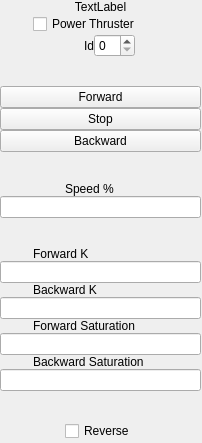
<?xml version="1.0" encoding="UTF-8"?>
<ui version="4.0">
 <class>Thruster</class>
 <widget class="QWidget" name="Thruster">
  <property name="geometry">
   <rect>
    <x>0</x>
    <y>0</y>
    <width>202</width>
    <height>443</height>
   </rect>
  </property>
  <property name="windowTitle">
   <string>Form</string>
  </property>
  <widget class="QWidget" name="gridLayoutWidget">
   <property name="geometry">
    <rect>
     <x>0</x>
     <y>0</y>
     <width>201</width>
     <height>441</height>
    </rect>
   </property>
   <layout class="QGridLayout" name="gridLayout">
    <property name="spacing">
     <number>0</number>
    </property>
    <item row="17" column="1" colspan="4">
     <widget class="QLabel" name="label_SetBackwardK">
      <property name="text">
       <string>Backward K</string>
      </property>
     </widget>
    </item>
    <item row="2" column="1" colspan="4">
     <widget class="QCheckBox" name="CheckBox_ThrusterPower">
      <property name="text">
       <string>Power Thruster</string>
      </property>
     </widget>
    </item>
    <item row="10" column="0" colspan="6">
     <spacer name="verticalSpacer">
      <property name="orientation">
       <enum>Qt::Vertical</enum>
      </property>
      <property name="sizeHint" stdset="0">
       <size>
        <width>20</width>
        <height>40</height>
       </size>
      </property>
     </spacer>
    </item>
    <item row="13" column="0" colspan="6">
     <spacer name="verticalSpacer_3">
      <property name="orientation">
       <enum>Qt::Vertical</enum>
      </property>
      <property name="sizeHint" stdset="0">
       <size>
        <width>20</width>
        <height>40</height>
       </size>
      </property>
     </spacer>
    </item>
    <item row="16" column="0" colspan="6">
     <widget class="QLineEdit" name="LineEdit_SetForwardK"/>
    </item>
    <item row="2" column="5">
     <spacer name="horizontalSpacer_2">
      <property name="orientation">
       <enum>Qt::Horizontal</enum>
      </property>
      <property name="sizeHint" stdset="0">
       <size>
        <width>40</width>
        <height>20</height>
       </size>
      </property>
     </spacer>
    </item>
    <item row="12" column="0" colspan="6">
     <widget class="QLineEdit" name="LineEdit_ThrusterSetSpeed"/>
    </item>
    <item row="9" column="0" colspan="6">
     <widget class="QPushButton" name="PushButton_ThrusterSetBackward">
      <property name="text">
       <string>Backward</string>
      </property>
     </widget>
    </item>
    <item row="23" column="0" colspan="6">
     <widget class="QLineEdit" name="LineEdit_SetBackwardSaturation"/>
    </item>
    <item row="1" column="0" colspan="6">
     <widget class="QLabel" name="Label_ThrusterName">
      <property name="text">
       <string>TextLabel</string>
      </property>
      <property name="alignment">
       <set>Qt::AlignCenter</set>
      </property>
     </widget>
    </item>
    <item row="8" column="0" colspan="6">
     <widget class="QPushButton" name="PushButton_ThrusterSetStop">
      <property name="text">
       <string>Stop</string>
      </property>
     </widget>
    </item>
    <item row="6" column="0" colspan="6">
     <spacer name="verticalSpacer_2">
      <property name="orientation">
       <enum>Qt::Vertical</enum>
      </property>
      <property name="sizeHint" stdset="0">
       <size>
        <width>20</width>
        <height>40</height>
       </size>
      </property>
     </spacer>
    </item>
    <item row="7" column="0" colspan="6">
     <widget class="QPushButton" name="PushButton_ThrusterSetForward">
      <property name="text">
       <string>Forward</string>
      </property>
     </widget>
    </item>
    <item row="21" column="0" colspan="6">
     <widget class="QLineEdit" name="LineEdit_SetForwardSaturation"/>
    </item>
    <item row="24" column="0" colspan="6">
     <spacer name="verticalSpacer_4">
      <property name="orientation">
       <enum>Qt::Vertical</enum>
      </property>
      <property name="sizeHint" stdset="0">
       <size>
        <width>20</width>
        <height>40</height>
       </size>
      </property>
     </spacer>
    </item>
    <item row="2" column="0">
     <spacer name="horizontalSpacer">
      <property name="orientation">
       <enum>Qt::Horizontal</enum>
      </property>
      <property name="sizeHint" stdset="0">
       <size>
        <width>40</width>
        <height>20</height>
       </size>
      </property>
     </spacer>
    </item>
    <item row="14" column="1" colspan="4">
     <widget class="QLabel" name="label_SetForwardK">
      <property name="text">
       <string>Forward K</string>
      </property>
     </widget>
    </item>
    <item row="19" column="0" colspan="6">
     <widget class="QLineEdit" name="LineEdit_SetBackwardK"/>
    </item>
    <item row="20" column="1" colspan="4">
     <widget class="QLabel" name="label_SetForwardSaturation">
      <property name="text">
       <string>Forward Saturation</string>
      </property>
     </widget>
    </item>
    <item row="22" column="1" colspan="4">
     <widget class="QLabel" name="label_SetBackwardSaturation">
      <property name="text">
       <string>Backward Saturation</string>
      </property>
     </widget>
    </item>
    <item row="3" column="3">
     <widget class="QSpinBox" name="SpinBox_ThrusterId"/>
    </item>
    <item row="3" column="2">
     <widget class="QLabel" name="label_ThrusterId">
      <property name="text">
       <string>Id</string>
      </property>
      <property name="alignment">
       <set>Qt::AlignRight|Qt::AlignTrailing|Qt::AlignVCenter</set>
      </property>
     </widget>
    </item>
    <item row="3" column="1">
     <spacer name="horizontalSpacer_3">
      <property name="orientation">
       <enum>Qt::Horizontal</enum>
      </property>
      <property name="sizeHint" stdset="0">
       <size>
        <width>40</width>
        <height>20</height>
       </size>
      </property>
     </spacer>
    </item>
    <item row="3" column="4">
     <spacer name="horizontalSpacer_4">
      <property name="orientation">
       <enum>Qt::Horizontal</enum>
      </property>
      <property name="sizeHint" stdset="0">
       <size>
        <width>40</width>
        <height>20</height>
       </size>
      </property>
     </spacer>
    </item>
    <item row="11" column="2" colspan="2">
     <widget class="QLabel" name="label_SetSpeed">
      <property name="text">
       <string>Speed %</string>
      </property>
     </widget>
    </item>
    <item row="25" column="2" colspan="2">
     <widget class="QCheckBox" name="CheckBox_ThrusterReverse">
      <property name="text">
       <string>Reverse</string>
      </property>
     </widget>
    </item>
   </layout>
  </widget>
 </widget>
 <resources/>
 <connections/>
</ui>
